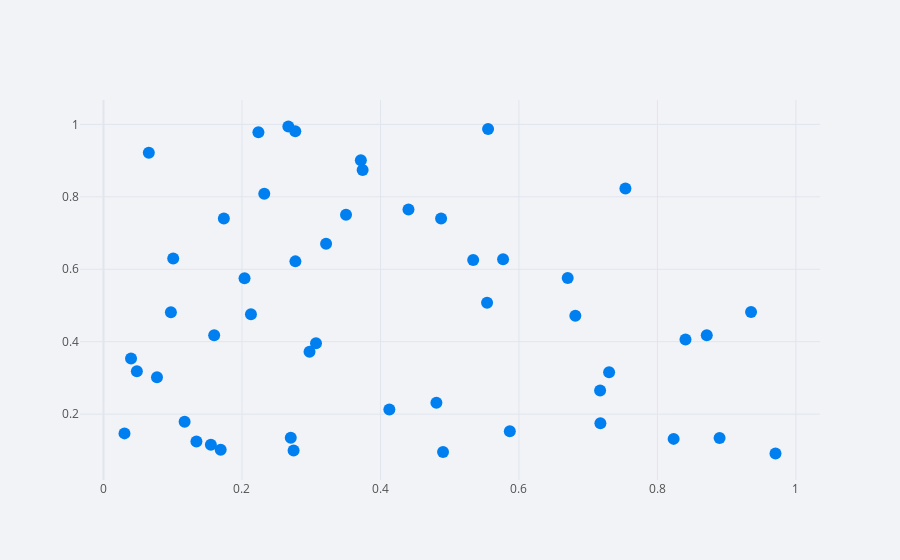

The cell this chart's notebook holds for it:
### Code cell
df2 = pd.DataFrame(np.random.rand(50,4), columns= ['a', 'b', 'c', 'd'])
df2.iplot(kind = 'scatter', x = 'a', y ='b', mode = 'markers')

### Figure 1 — Plotly figure (JSON) as saved in the notebook; plotly's stock layout.template omitted (floating-point values rounded to 4 significant figures)
{"data": [{"line": {"color": "rgba(0, 128, 240, 1.0)", "dash": "solid", "shape": "linear", "width": 1.3}, "marker": {"size": 12, "symbol": "circle"}, "mode": "markers", "name": "b", "text": "", "type": "scatter", "x": [0.2976, 0.4876, 0.1738, 0.2705, 0.6704, 0.267, 0.4904, 0.8234, 0.09734, 0.9705, 0.2322, 0.9352, 0.5339, 0.1342, 0.554, 0.2771, 0.3503, 0.5771, 0.2237, 0.5554, 0.1692, 0.4405, 0.03975, 0.4808, 0.2129, 0.06544, 0.8405, 0.8713, 0.3716, 0.07725, 0.2037, 0.2746, 0.7172, 0.03032, 0.5868, 0.6814, 0.1551, 0.1171, 0.4129, 0.7302, 0.3743, 0.7176, 0.8898, 0.1007, 0.1598, 0.3069, 0.3215, 0.04818, 0.277, 0.7538], "y": [0.3719, 0.7403, 0.7399, 0.1345, 0.5755, 0.9942, 0.09515, 0.1316, 0.4815, 0.0912, 0.8082, 0.4822, 0.6254, 0.1245, 0.5077, 0.6218, 0.7507, 0.6273, 0.9784, 0.9873, 0.1014, 0.765, 0.3538, 0.2316, 0.476, 0.9219, 0.4062, 0.4175, 0.9012, 0.3016, 0.575, 0.09966, 0.2654, 0.1468, 0.1527, 0.4715, 0.1154, 0.1787, 0.213, 0.3154, 0.8742, 0.1748, 0.1343, 0.6297, 0.4176, 0.3959, 0.6702, 0.3185, 0.9808, 0.8232]}], "layout": {"legend": {"bgcolor": "#F2F3F7", "font": {"color": "#505050"}}, "paper_bgcolor": "#F2F3F7", "plot_bgcolor": "#F2F3F7", "title": {"font": {"color": "#484848"}}, "xaxis": {"gridcolor": "#E1E5ED", "showgrid": true, "tickfont": {"color": "#505050"}, "title": {"font": {"color": "#505050"}, "text": ""}, "zerolinecolor": "#E1E5ED"}, "yaxis": {"gridcolor": "#E1E5ED", "showgrid": true, "tickfont": {"color": "#505050"}, "title": {"font": {"color": "#505050"}, "text": ""}, "zerolinecolor": "#E1E5ED"}}}
